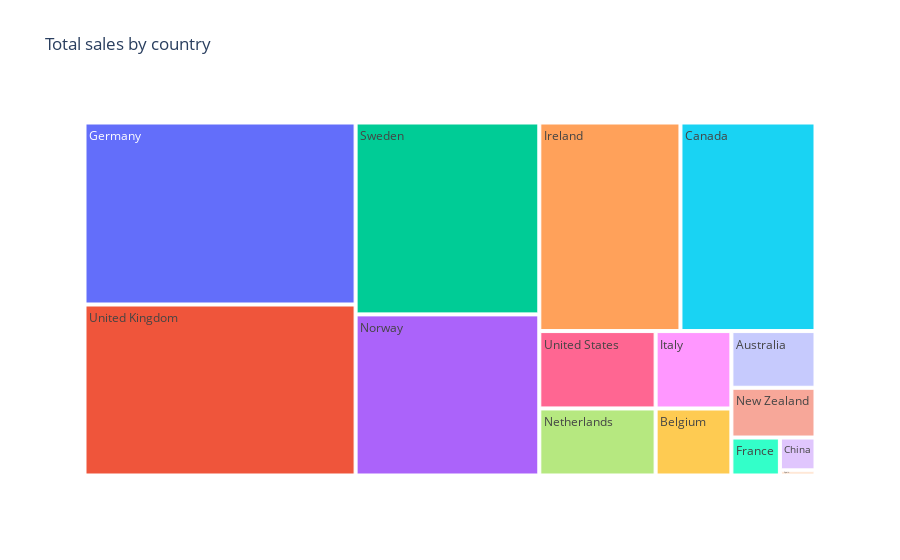

The notebook cell this image was saved under:
### Code cell
# Agrupo por país y sumo las ventas
transactions_with_companies = dict_transactions['transactions'].merge(dict_transactions['companies'][['company_id', 'country']], on='company_id', how='left')

country_sum_accepted_sales = transactions_with_companies.groupby('country')['amount'].sum().reset_index()
total_accepted_amount = country_sum_accepted_sales['amount'].sum()
country_sum_accepted_sales['percentage'] = country_sum_accepted_sales['amount'] / total_accepted_amount * 100

# Crear el treemap con plotly
fig2 = px.treemap(country_sum_accepted_sales, 
                 path=['country'], 
                 values='amount', 
                 title='Total sales by country',
                 labels={'amount': 'Total sales ($)'},
                 hover_data={'percentage': ':.2f%'})

# Mostrar el gráfico
fig2.show()

### Figure 1 — Plotly figure (JSON) as saved in the notebook; plotly's stock layout.template omitted (floating-point values rounded to 4 significant figures)
{"data": [{"branchvalues": "total", "customdata": [[1.848], [1.968], [10.91], [0.453], [0.7134], [19.12], [11.41], [2.274], [3.022], [1.622], [11.47], [0.07087], [13.66], [17.96], [3.488]], "domain": {"x": [0, 1], "y": [0, 1]}, "hovertemplate": "labels=%{label}<br>Total sales ($)=%{value}<br>parent=%{parent}<br>id=%{id}<br>percentage=%{customdata[0]:.2f%}<extra></extra>", "ids": ["Australia", "Belgium", "Canada", "China", "France", "Germany", "Ireland", "Italy", "Netherlands", "New Zealand", "Norway", "Spain", "Sweden", "United Kingdom", "United States"], "labels": ["Australia", "Belgium", "Canada", "China", "France", "Germany", "Ireland", "Italy", "Netherlands", "New Zealand", "Norway", "Spain", "Sweden", "United Kingdom", "United States"], "name": "", "parents": ["", "", "", "", "", "", "", "", "", "", "", "", "", "", ""], "type": "treemap", "values": [2785.0, 2966.0, 16450.0, 682.7, 1075.0, 28820.0, 17190.0, 3427.0, 4554.0, 2445.0, 17290.0, 106.8, 20590.0, 27070.0, 5256.0]}], "layout": {"legend": {"tracegroupgap": 0}, "title": {"text": "Total sales by country"}}}
